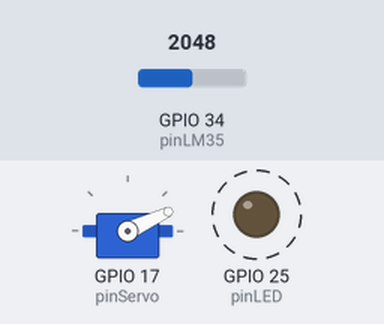
This sketch was run on a simulated ESP32. Parts: servo, output pins drawn as LEDs (lit = HIGH). Dashed ring = blinking. The inputs (shaded band) are chosen by the test bench; at power-on: GPIO 34 (pinLM35) = 2048.

Above: at 1.28 s.
1.3 s: GPIO 34 (pinLM35) set to 210
4.3 s: GPIO 34 (pinLM35) set to 177
At 5.4 s:
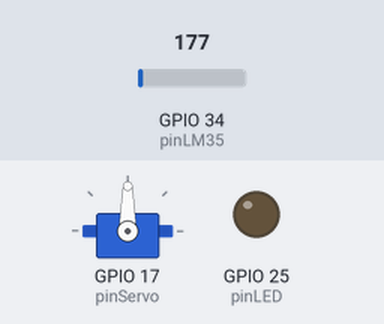
5.8 s: GPIO 34 (pinLM35) set to 491
At 5.99 s:
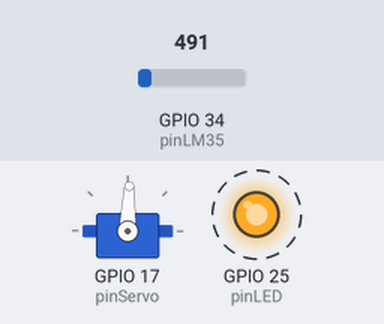
8.8 s: GPIO 34 (pinLM35) set to 140
At 10.0 s:
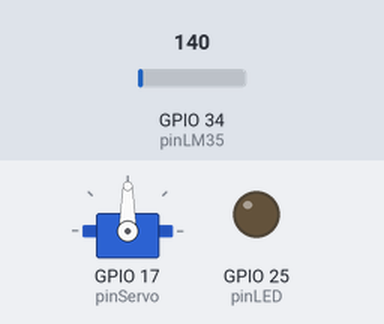
10.3 s: GPIO 34 (pinLM35) set to 220
At 10.45 s:
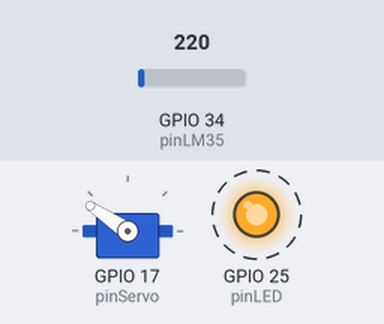
13.3 s: GPIO 34 (pinLM35) set to 0
At 13.8 s:
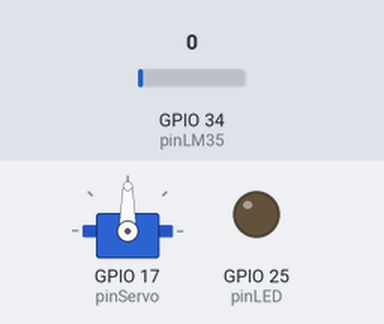
Timing chart, 0 to 15.8 s (numbered marks = the images above; inputs shaded):
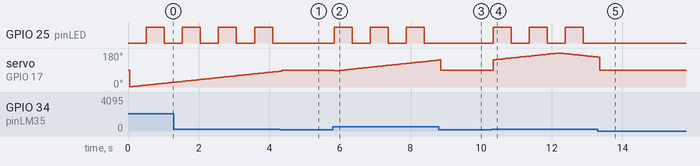

Measured:
- the behaviour switches between 189 and 188 on GPIO 34 (pinLM35) (found by bisection; images 0 and 1)
- after the input at 4.3 s, GPIO 25 (pinLED): stays LOW (without the input it goes to HIGH after 0.31 s)
- after the input at 5.8 s, GPIO 25 (pinLED): alternates HIGH for 0.51 s and LOW for 0.51 s, starting at once
- after the input at 8.8 s, GPIO 25 (pinLED): stays LOW (without the input it goes to HIGH after 0.11 s)
- after the input at 10.3 s, GPIO 25 (pinLED): alternates HIGH for 0.51 s and LOW for 0.51 s, starting at once; servo on GPIO 17 (pinServo): rises from 90° to 180° in 1.8 s, then falls to 159° in 1.1 s
- after the input at 13.3 s, GPIO 25 (pinLED): stops changing and stays LOW
- by itself, GPIO 25 (pinLED): alternates HIGH for 0.51 s and LOW for 0.51 s

The sketch:

issue-3.ino
```cpp
#include <Arduino.h>
#include <ESP32Servo.h>

const int pinLM35 = 34;
const int pinLED = 25;
const int pinServo = 17;

Servo servo;
int posicion = 0;
int direccion = 1;

unsigned long ultimoMovimiento = 0;
unsigned long ultimoLED = 0;
bool estadoLED = false;

const int intervaloMs = 1;
const int gradosPorPaso = 1;

int readAnalog(int pin) {
  int sum = 0;
  for (int i = 0; i < 10; i++) {
    sum += analogRead(pin);
    delay(5);
  }
  return sum / 10;
}

void setup() {
  pinMode(pinLED, OUTPUT);
  servo.attach(pinServo);
}

void loop() {
  int valorTempRaw = readAnalog(pinLM35);
  float tempC = (valorTempRaw * 5.0 / 4095.0) * 100.0;

  unsigned long ahora = millis();

  if (tempC > 23) {
    // Parpadeo LED sin delay
    if (ahora - ultimoLED >= 500) {
      ultimoLED = ahora;
      estadoLED = !estadoLED;
      digitalWrite(pinLED, estadoLED);
    }

    // Movimiento servo sin delay
    if (ahora - ultimoMovimiento >= intervaloMs) {
      ultimoMovimiento = ahora;
      posicion += direccion * gradosPorPaso;
      if (posicion >= 180) direccion = -1;
      if (posicion <= 0)   direccion = 1;
      servo.write(posicion);
    }
  } else {
    digitalWrite(pinLED, LOW);
    estadoLED = false;
    servo.write(90);
  }
}
```
